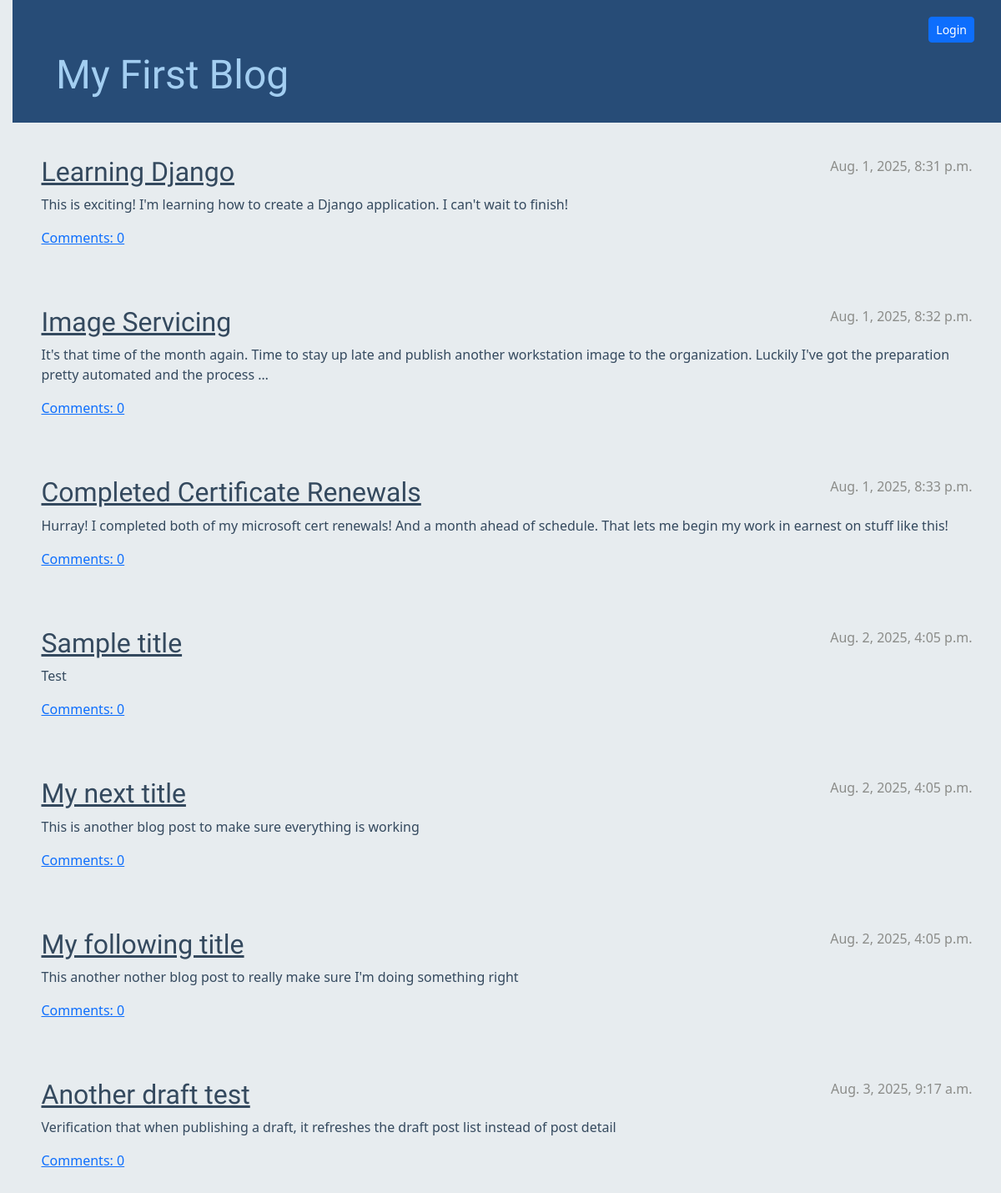
/, run on an earlier commit of the app's database.
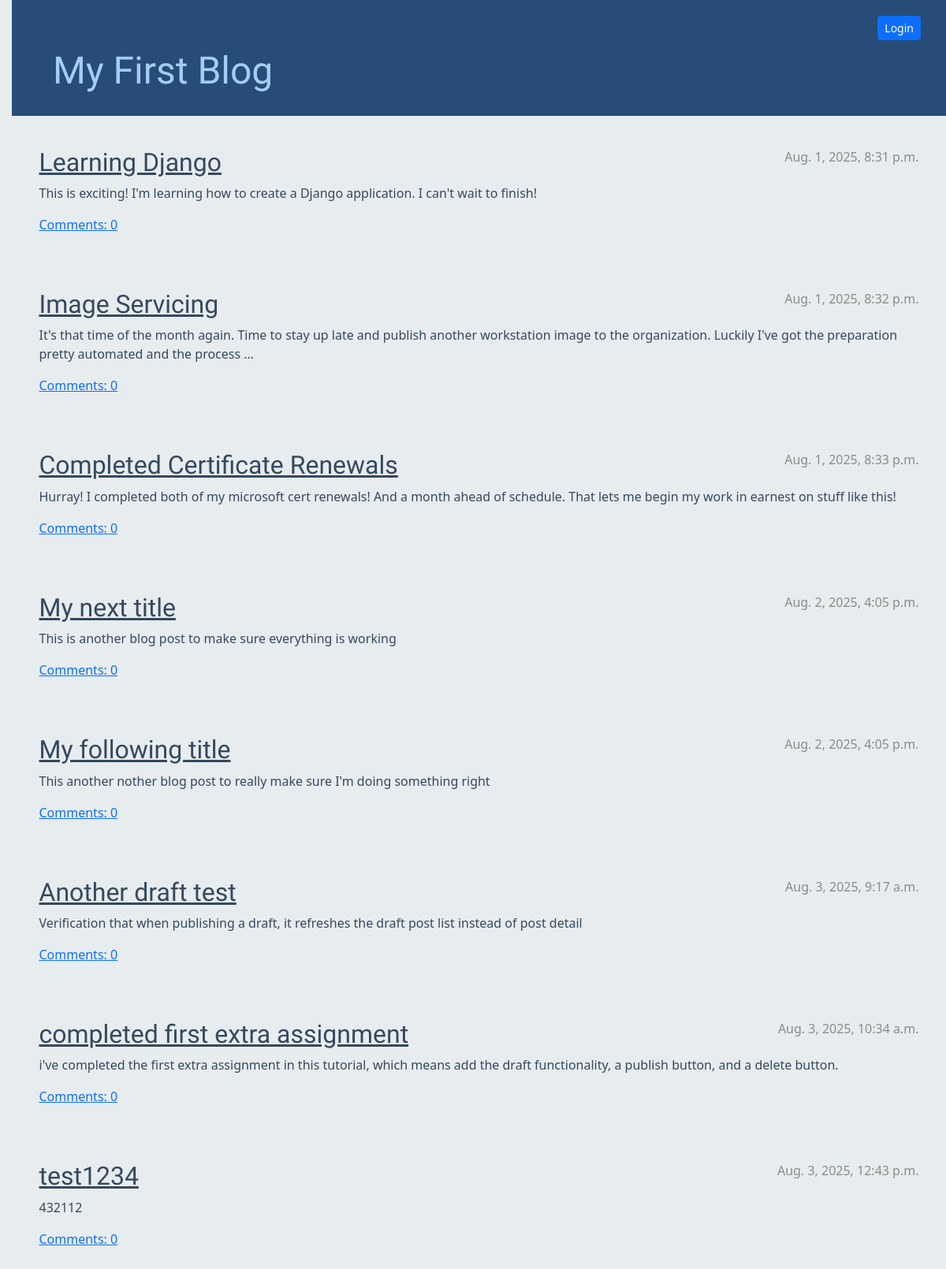
And on a later commit of the database.
### blog/models.py (models this page shows, shortened)
class Post(models.Model):
    author = models.ForeignKey(settings.AUTH_USER_MODEL, on_delete=models.CASCADE)
    title = models.CharField(max_length=200)
    text = models.TextField()
    created_date = models.DateTimeField(default=timezone.now)
    published_date = models.DateTimeField(blank=True, null=True)
    def approved_comments(self):
        return self.comments.filter(approved_comment=True)

### blog/views.py (the view)
# urls.py: path('', views.post_list, name='post_list'),
def post_list(request):
    posts = Post.objects.filter(published_date__lte=timezone.now()).order_by('published_date')
    return render(request, 'blog/post_list.html', {'posts': posts})

### blog/templates/blog/post_list.html
{% extends 'blog/base.html' %}
{% block content %}
{% for post in posts %}
<article class="post">
    <time class="date">
        {{ post.published_date }}
    </time>
    <h2><a href="{% url 'post_detail' pk=post.pk %}">{{ post.title }}</a></h2>
    <p>{{ post.text|truncatewords:30 }}</p>
    <a href="{% url 'post_detail' pk=post.pk %}">Comments: {{ post.approved_comments.count }}</a>
</article>
{% empty %}
<p>No posts available.</p>
{% endfor %}
{% endblock %}

What changed in the data, as far as the page shows it:
removed Post: published_date "Aug. 2, 2025, 4:05 p.m.", title "Sample title", text "Test", approved_comments.count "0"
added Post: published_date "Aug. 3, 2025, 10:34 a.m.", title "completed first extra assignment", text "i've completed the first extra assignment in this tutorial, which means add the draft functionality, a publish button, and a delete button.", approved_comments.count "0"
added Post: published_date "Aug. 3, 2025, 12:43 p.m.", title "test1234", text "432112", approved_comments.count "0"
